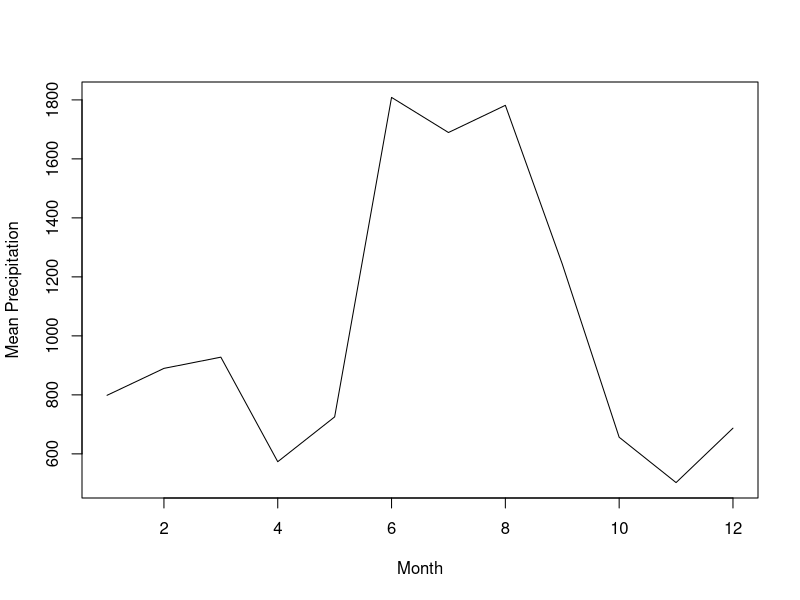

Here is the R script that generated this plot:
#Makes this file the working directory
ppt_data <- read.csv("gainesville-precip.csv", header = FALSE)
# This Calculates the average precipitation in each month across years and puts them in rows and columns
monthly_mean_ppt <- colMeans(ppt_data)
#plots the monthly average with the variables x =month and y = mean precipitation
plot(monthly_mean_ppt, type = "l", xlab = "Month", ylab = "Mean Precipitation")